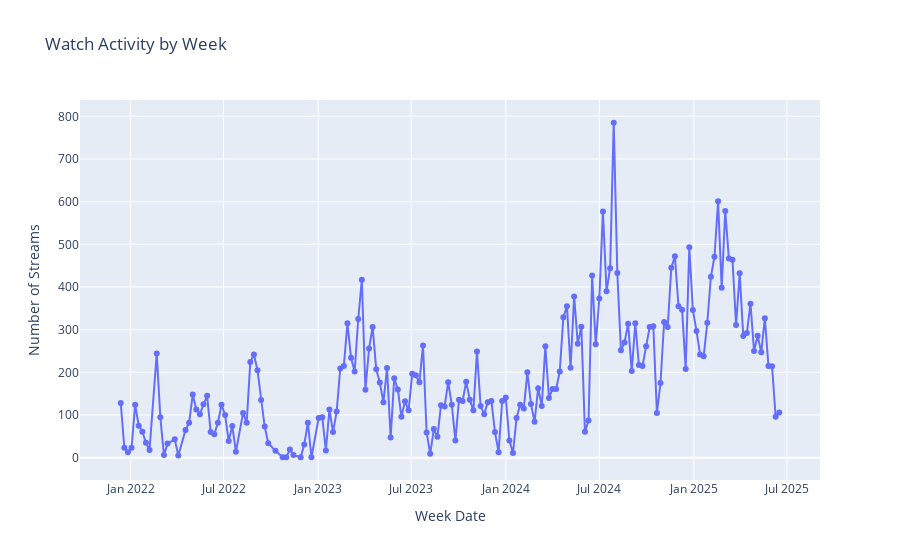

The code cell stored with this chart in its notebook:
### Code cell
weekly_df.plot(kind="line", x="week", y="count")
plt.title("Watch Activity by Week")
plt.xlabel("Week Date")
plt.ylabel("Number of Streams")
plt.show()

fig = px.line(
    weekly_df,
    x="week",
    y="count",
    title="Watch Activity by Week",
    labels={"week" : "Week Date", "count" : "Number of Streams"},
    markers=True
)
fig.show()

### Figure 1 — Plotly figure (JSON) as saved in the notebook; plotly's stock layout.template omitted (floating-point values rounded to 4 significant figures; data arrays with more than 128 entries replaced by an {"elided": "..."} marker saying what was removed)
{"data": [{"hovertemplate": "Week Date=%{x}<br>Number of Streams=%{y}<extra></extra>", "legendgroup": "", "line": {"color": "#636efa", "dash": "solid"}, "marker": {"symbol": "circle"}, "mode": "lines+markers", "name": "", "orientation": "v", "showlegend": false, "type": "scatter", "x": {"elided": "176 str values"}, "xaxis": "x", "y": {"elided": "176 int values"}, "yaxis": "y"}], "layout": {"legend": {"tracegroupgap": 0}, "title": {"text": "Watch Activity by Week"}, "xaxis": {"anchor": "y", "domain": [0, 1], "title": {"text": "Week Date"}}, "yaxis": {"anchor": "x", "domain": [0, 1], "title": {"text": "Number of Streams"}}}}
